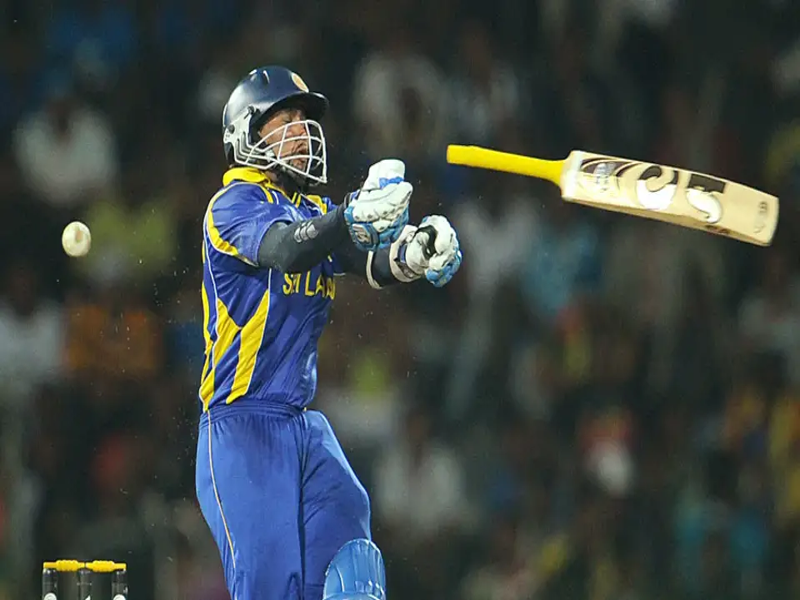
#> input picture master/object-detection/dataset/test_data/image_702.png, 800 x 600 px; its folder holds only this picture in this run
$ jupyter execute feature_extraction.ipynb
#> lines starting #> are read from the running program, lines starting #| are printed output that depends on the picture
[cell 1]
import numpy as np
import matplotlib.pyplot as plt
from sklearn.svm import SVC
from sklearn.metrics import accuracy_score, classification_report, confusion_matrix
from sklearn.model_selection import train_test_split
from skimage.feature import hog, local_binary_pattern
from skimage.io import imread
from skimage.transform import resize
from skimage.color import rgb2gray
from sklearn.svm import LinearSVC
from sklearn.model_selection import train_test_split
import matplotlib.pyplot as plt
from sklearn.preprocessing import LabelEncoder
import pandas as pd
from sklearn.ensemble import RandomForestClassifier
import os

[cell 2]
#Initialize Global Variables
data = []
# data_dir = '../dataset/train_data'
data_dir = '../dataset/test_data'

[cell 3]
# Tile image to hog features extraction
def extract_hog_features(file):
#> called with file = 'image_702.png'
    file_path = os.path.join(data_dir, file)
    image = imread(file_path)
#> image is the input picture: shape (600, 800, 3); mean R, G, B 61.7, 69.6, 67.3
    gray_image = rgb2gray(image)
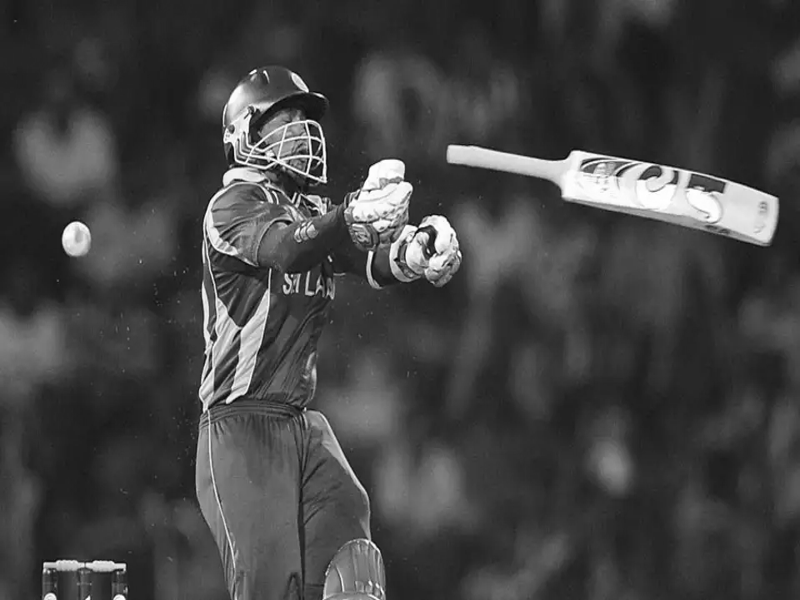
#> gray_image: shape (600, 800) float64; min 0.00561, max 1, mean 0.266
    resized_image = resize(gray_image, (800, 600), anti_aliasing=True)
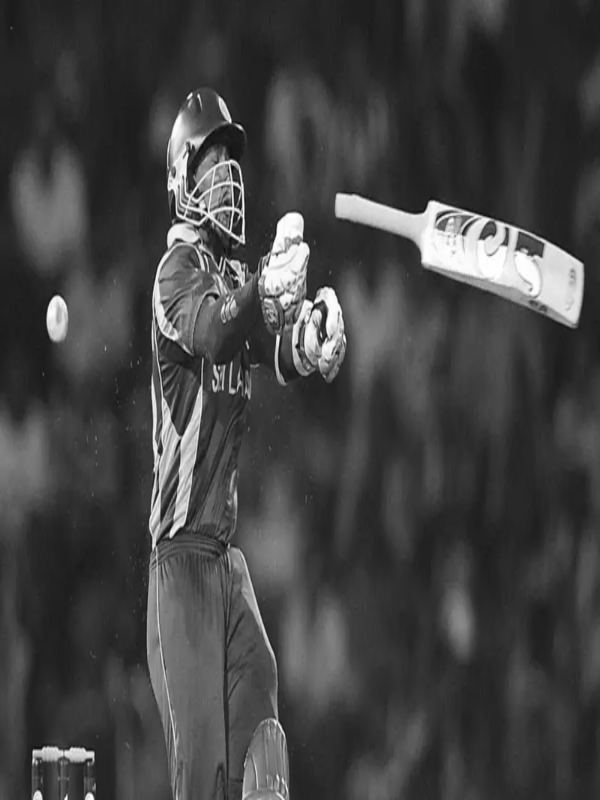
#> resized_image: shape (800, 600) float64; min 0.018, max 1, mean 0.266

    # Get image dimensions
    height, width = resized_image.shape
#> height = 800; width = 600

    # Calculate tile size
    tile_height = height // 8
#> tile_height = 100
    tile_width = width // 8
#> tile_width = 75

    # Create figure for 8x8 subplot
    fig, axes = plt.subplots(8, 8, figsize=(12, 12))
    fig.suptitle(f'Tiles for {file}', fontsize=16)
    # Dictionary to store features for this image
    hog_features = {}
    # Split image into 8x8 tiles
    for i in range(8):
        for j in range(8):
            # Calculate tile boundaries
            y_start = i * tile_height
            y_end = (i + 1) * tile_height
            x_start = j * tile_width
            x_end = (j + 1) * tile_width

            # Extract tile
            tile = resized_image[y_start:y_end, x_start:x_end]

            # Display tile in subplot
            axes[i, j].imshow(tile, cmap='gray')
            axes[i, j].axis('off')
            axes[i, j].set_title(f'{i},{j}', fontsize=6)

            # Extract HOG features from tile
            features = hog(tile, orientations=9,
                        pixels_per_cell=(8, 8),
                        cells_per_block=(2, 2),
                        block_norm='L2-Hys')
            # Store in dictionary with key: (image_name, i, j)
            key = (file, i, j)
            hog_features[key] = features

            # Also append to global data list
            data.append({
                'type': 'hog',
                'image': file,
                'tile_i': i,
                'tile_j': j,
                'features': features
            })
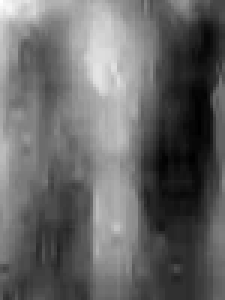
#> tile: shape (100, 75) float64 (shown 3 times larger); min 0.13, max 0.264, mean 0.184; drawn with min black and max white
#> after the loop, data = 64 items; hog_features = 64 items
    plt.tight_layout()
    plt.show()
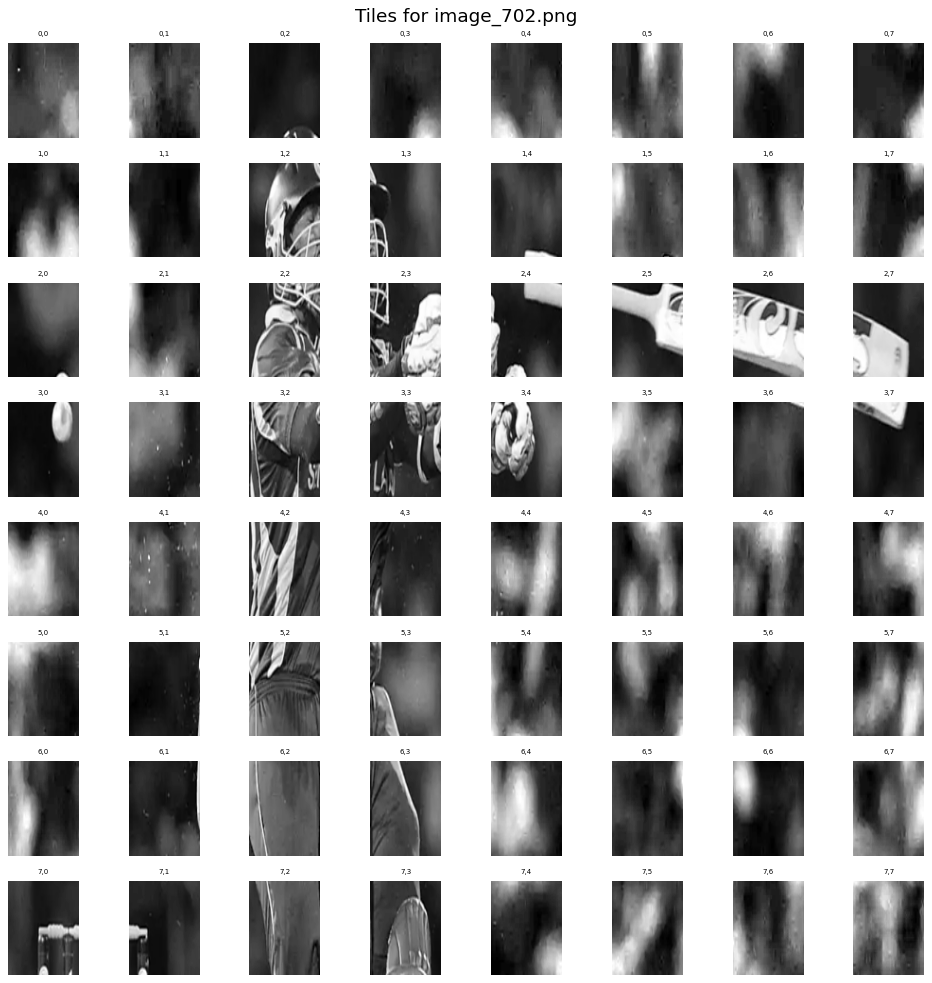
#> figure drawn by matplotlib, 64 panels
    return hog_features

[cell 4]
def extract_lbp_features(file):
    file_path = os.path.join(data_dir, file)
    image = imread(file_path)
    gray_image = rgb2gray(image)
    resized_image = resize(gray_image, (800, 600), anti_aliasing=True)
    # Get image dimensions
    height, width = resized_image.shape
    # Calculate tile size
    tile_height = height // 8
    tile_width = width // 8
    # Dictionary to store features for this image
    lbp_features = {}
    # Split image into 8x8 tiles
    for i in range(8):
        for j in range(8):
            # Calculate tile boundaries
            y_start = i * tile_height
            y_end = (i + 1) * tile_height
            x_start = j * tile_width
            x_end = (j + 1) * tile_width

            # Extract tile
            tile = resized_image[y_start:y_end, x_start:x_end]
            # Extract LBP features from tile
            radius = 3
            n_points = 8 * radius
            lbp = local_binary_pattern(tile, n_points, radius, method='uniform')
            (hist, _) = np.histogram(lbp.ravel(),
                                     bins=np.arange(0, n_points + 3),
                                     range=(0, n_points + 2))
            hist = hist.astype("float")
            hist /= (hist.sum() + 1e-7)

            # Store in dictionary with key: (image_name, i, j)
            key = (file, i, j)
            lbp_features[key] = hist

            # Also append to global data list
            data.append({
                'type': 'lbp',
                'image': file,
                'tile_i': i,
                'tile_j': j,
                'features': hist
            })
    # plt.tight_layout()
    # plt.show()
    return lbp_features

[cell 5]
def plot_color_histogram(file, tile_i, tile_j, tile):
    """Plot color histograms in 2x2 subplot"""
    fig, axes = plt.subplots(2, 2, figsize=(10, 8))
    fig.suptitle(f'{file} - Tile ({tile_i},{tile_j})', fontsize=14)

    # Compute histograms for each channel
    hist_r, bins_r = np.histogram(tile[:, :, 0], bins=32, range=(0, 1))
    hist_g, bins_g = np.histogram(tile[:, :, 1], bins=32, range=(0, 1))
    hist_b, bins_b = np.histogram(tile[:, :, 2], bins=32, range=(0, 1))

    # Top-left: All channels combined
    axes[0, 0].plot(bins_r[:-1], hist_r, color='red', alpha=0.7, label='Red')
    axes[0, 0].plot(bins_g[:-1], hist_g, color='green', alpha=0.7, label='Green')
    axes[0, 0].plot(bins_b[:-1], hist_b, color='blue', alpha=0.7, label='Blue')
    axes[0, 0].set_title('All Channels')
    axes[0, 0].set_xlabel('Pixel Intensity')
    axes[0, 0].set_ylabel('Frequency')
    axes[0, 0].legend()
    axes[0, 0].grid(True, alpha=0.3)

    # Top-right: Red channel
    axes[0, 1].fill_between(bins_r[:-1], hist_r, color='red', alpha=0.7)
    axes[0, 1].set_title('Red Channel')
    axes[0, 1].set_xlabel('Pixel Intensity')
    axes[0, 1].set_ylabel('Frequency')
    axes[0, 1].grid(True, alpha=0.3)

    # Bottom-left: Green channel
    axes[1, 0].fill_between(bins_g[:-1], hist_g, color='green', alpha=0.7)
    axes[1, 0].set_title('Green Channel')
    axes[1, 0].set_xlabel('Pixel Intensity')
    axes[1, 0].set_ylabel('Frequency')
    axes[1, 0].grid(True, alpha=0.3)

    # Bottom-right: Blue channel
    axes[1, 1].fill_between(bins_b[:-1], hist_b, color='blue', alpha=0.7)
    axes[1, 1].set_title('Blue Channel')
    axes[1, 1].set_xlabel('Pixel Intensity')
    axes[1, 1].set_ylabel('Frequency')
    axes[1, 1].grid(True, alpha=0.3)

    plt.tight_layout()
    plt.show()

[cell 6]
def extract_color_histogram_features(file):
    file_path = os.path.join(data_dir, file)
    image = imread(file_path)
    resized_image = resize(image, (800, 600), anti_aliasing=True)
    # Get image dimensions
    height, width, _ = resized_image.shape
    # Calculate tile size
    tile_height = height // 8
    tile_width = width // 8
    # Dictionary to store features for this image
    color_hist_features = {}
    # Split image into 8x8 tiles
    for i in range(8):
        for j in range(8):
            # Calculate tile boundaries
            y_start = i * tile_height
            y_end = (i + 1) * tile_height
            x_start = j * tile_width
            x_end = (j + 1) * tile_width

            # Extract tile
            tile = resized_image[y_start:y_end, x_start:x_end]

            # Compute color histogram for each channel and concatenate
            hist_r, _ = np.histogram(tile[:, :, 0], bins=32, range=(0, 1))
            hist_g, _ = np.histogram(tile[:, :, 1], bins=32, range=(0, 1))
            hist_b, _ = np.histogram(tile[:, :, 2], bins=32, range=(0, 1))
            hist = np.concatenate([hist_r, hist_g, hist_b]).astype("float")
            hist /= (hist.sum() + 1e-7)

            # Store in dictionary with key: (image_name, i, j)
            key = (file, i, j)
            color_hist_features[key] = hist
            # Plot histogram for first tile only (optional)
            if i == 0 and j == 0:
                plot_color_histogram(file, i, j, tile)
            # Also append to global data list
            data.append({
                'type': 'color_histogram',
                'image': file,
                'tile_i': i,
                'tile_j': j,
                'features': hist
            })
    return color_hist_features

[cell 7]
def write_features_to_file(filename='features_data_testing_181.csv'):
    # Group data by (image, tile_i, tile_j)
    grouped_data = {}

    for item in data:
        key = (item['image'], item['tile_i'], item['tile_j'])
        if key not in grouped_data:
            grouped_data[key] = {
                'image': item['image'],
                'tile_i': item['tile_i'],
                'tile_j': item['tile_j'],
                'hog': None,
                'lbp': None,
                'color_histogram': None
            }

        # Store features by type
        grouped_data[key][item['type']] = item['features']

    # Create records with combined features
    records = []
    for key, tile_data in grouped_data.items():
        record = {
            'image': tile_data['image'],
            'tile_i': tile_data['tile_i'],
            'tile_j': tile_data['tile_j']
        }

        # Add HOG features
        if tile_data['hog'] is not None:
            for idx, val in enumerate(tile_data['hog']):
                record[f'x_hog_{idx}'] = val

        # Add LBP features
        if tile_data['lbp'] is not None:
            for idx, val in enumerate(tile_data['lbp']):
                record[f'x_lbp_{idx}'] = val

        # Add Color Histogram features
        if tile_data['color_histogram'] is not None:
            for idx, val in enumerate(tile_data['color_histogram']):
                record[f'x_ch_{idx}'] = val

        records.append(record)

    # Create DataFrame
    df = pd.DataFrame(records)

    # Save to CSV
    df.to_csv(filename, index=False)

    print(f'Saved {len(df)} records to {filename}')
    print(f'Shape: {df.shape}')
    print(f'Columns: {df.columns[:10].tolist()}...')  # Show first 10 columns

[cell 8]
#Run the extraction
for file in os.listdir(data_dir):
    hog_features = extract_hog_features(file)
#> hog_features = 64 items
    print(f'Extracted HOG features for {file}, total tiles: {len(hog_features)} and size of each tile feature vector: {len(next(iter(hog_features.values())))}')
#| Extracted HOG features for image_702.png, total tiles: 64 and size of each tile feature vector: 3168
    lbp_features = extract_lbp_features(file)
#> after the loop in extract_lbp_features, `for i in range(8):`: data = 128 items; lbp_features = 64 items
#> lbp_features = 64 items
    print(f'Extracted LBP features for {file}, total tiles: {len(lbp_features)} and size of each tile feature vector: {len(next(iter(lbp_features.values())))}')
#| Extracted LBP features for image_702.png, total tiles: 64 and size of each tile feature vector: 26
    color_histogram_features = extract_color_histogram_features(file)
#> in extract_color_histogram_features, `resized_image = resize(image, (800, 600), anti_aliasing=True)`:
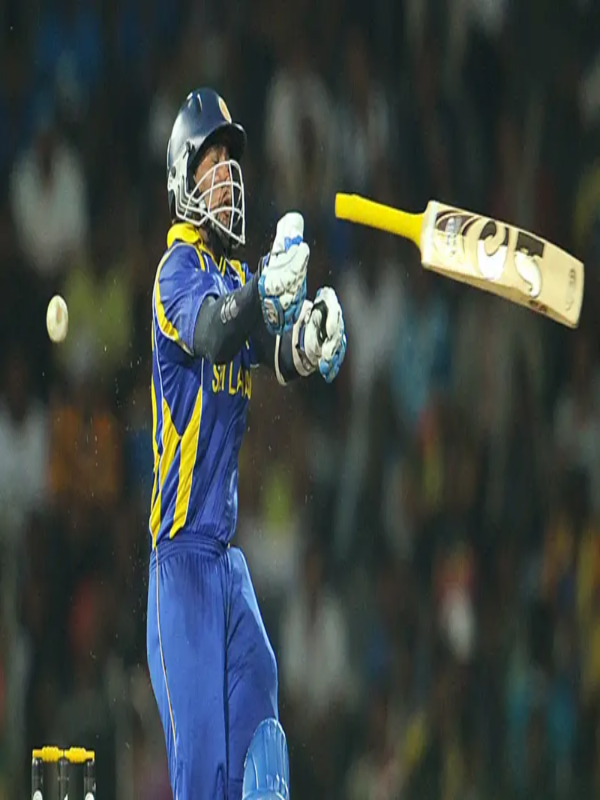
#> resized_image: shape (800, 600, 3) float64; mean R, G, B 0.242, 0.273, 0.264
#> the loop in extract_color_histogram_features, `for i in range(8):` made 8 passes
#> pass 1, in plot_color_histogram, `plt.show()`:
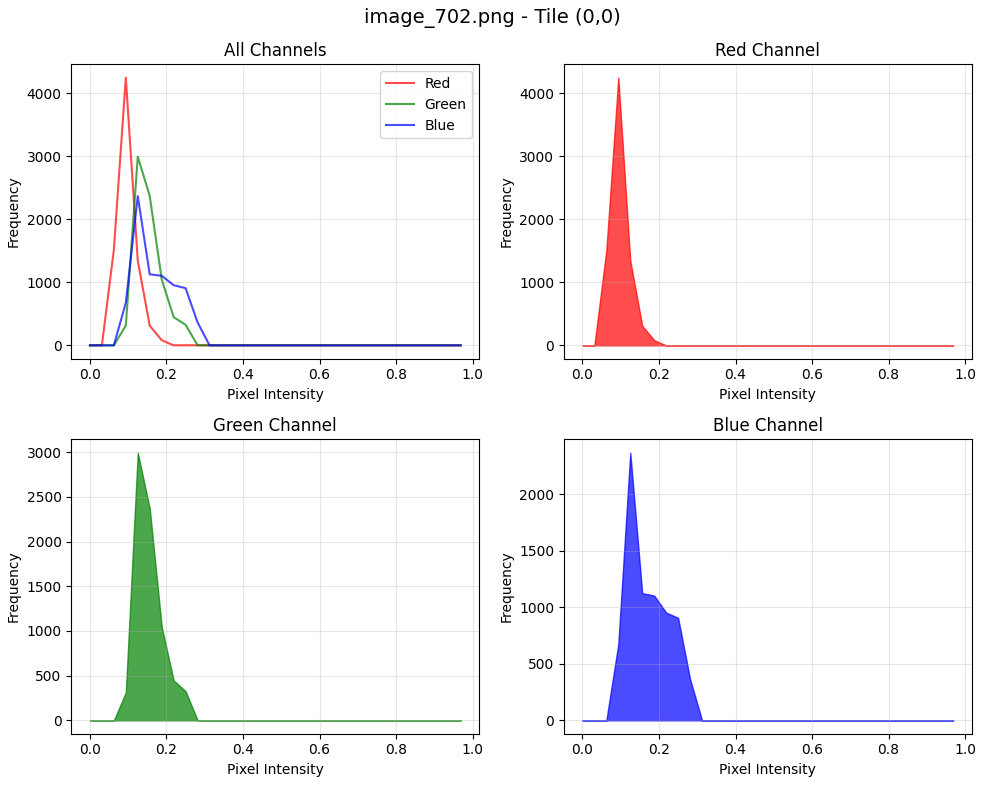
#> figure drawn by matplotlib, 4 panels; panel 1: curve peaks at x = 0.0938, y = 4246; panel 1: curve peaks at x = 0.125, y = 2994; panel 1: curve peaks at x = 0.125, y = 2368
#> after the loop in extract_color_histogram_features, `for i in range(8):`: data = 192 items
#> color_histogram_features = 64 items
    print(f'Extracted Color Histogram features for {file}, total tiles: {len(color_histogram_features)} and size of each tile feature vector: {len(next(iter(color_histogram_features.values())))}')
#| Extracted Color Histogram features for image_702.png, total tiles: 64 and size of each tile feature vector: 96
    write_features_to_file()
#> the loop in write_features_to_file, `for item in data:` made 192 passes
#> key on passes 1 to 3: ('image_702.png', 0, 0), ('image_702.png', 0, 1), ('image_702.png', 0, 2)
#> the loop in write_features_to_file, `for key, tile_data in grouped_data.items():` made 64 passes
#> in write_features_to_file, `df = pd.DataFrame(records)`: df = table of 64 rows and 3293 columns
#| Saved 64 records to features_data_testing_181.csv
#| Shape: (64, 3293)
#> (printed output is left out)
